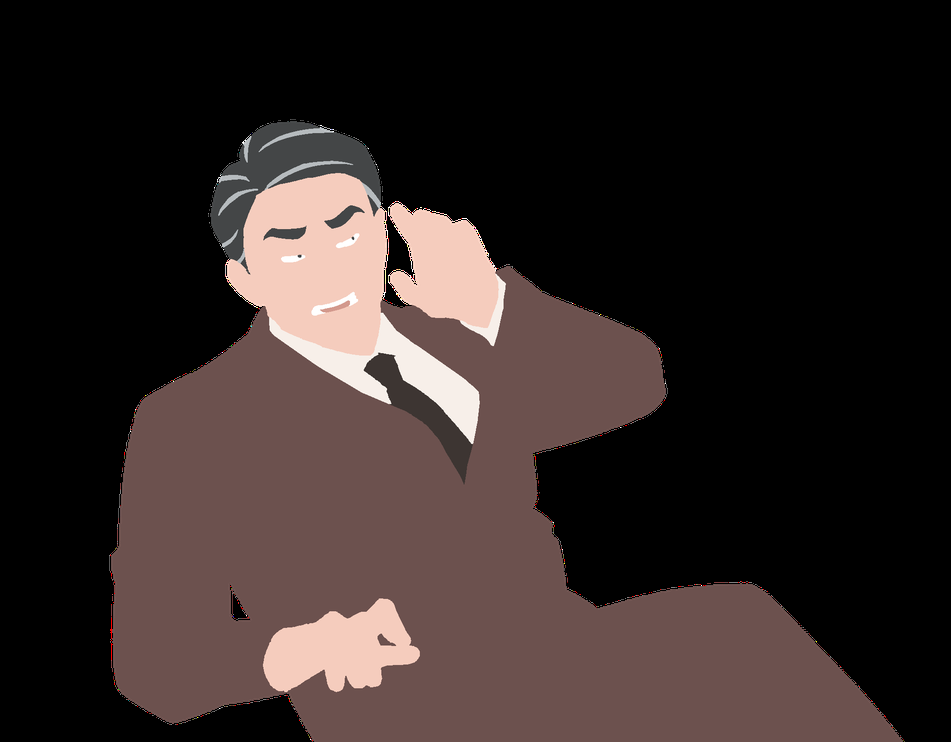
#> input picture InputImages/0004_back_flat.png, 951 x 742 px, shrunk from 2000 x 1561 before the run
$ python RegionConnection.py InputImages InputImages
#> lines starting #> are read from the running program, lines starting #| are printed output that depends on the picture; after the words box and inside, x2 and y2 are one past the last pixel; in counts of white or black regions, pixels touching at a corner belong together
import os
import cv2
import json
import sys
import numpy as np

def get_coordinates(json_data, region_ids):
    coordinates = [region['coordinates'] for region in json_data['regions'] if region['region_id'] in region_ids]
    return coordinates

def create_mask(image, coordinates):
    mask = np.zeros(image.shape[:2], dtype=np.uint8)
    for coordinate in coordinates:
        if len(coordinate) > 0:
            points = np.array(coordinate, dtype=np.int32).reshape(-1, 2)
            cv2.drawContours(mask, [points], -1, 255, cv2.FILLED)
    return mask

def dilate_mask(mask):
    kernel = np.ones((2,2), np.uint8)
    dilated_mask = cv2.dilate(mask, kernel, iterations=1)
    return dilated_mask

def check_mask_intersection(mask1, mask2):
    intersection = cv2.bitwise_and(mask1, mask2)
    return cv2.countNonZero(intersection) > 0 or np.array_equal(intersection, mask2)

def get_region_ids(json_data):
    region_ids = [region['region_id'] for region in json_data['regions']]
    return region_ids

# Check if the correct number of command-line arguments are provided
if len(sys.argv) != 3:
    print("Usage: python RegionConnection <image_folder> <json_folder>")
    sys.exit(1)

# Input image folder and JSON folder
image_folder = sys.argv[1]
json_folder = sys.argv[2]

# Iterate over the image files in the folder
for image_file in os.listdir(image_folder):
    if image_file.endswith('.png'):
        # Construct the paths for the current image and JSON file
        image_path = os.path.join(image_folder, image_file)
        json_file = os.path.join(json_folder, image_file.replace('.png', '.json'))

        # Read the image
        image = cv2.imread(image_path)
#> image is the input picture: shape (742, 951, 3); mean B, G, R 37.3, 39.1, 49.3
        gray = cv2.cvtColor(image, cv2.COLOR_BGR2GRAY)
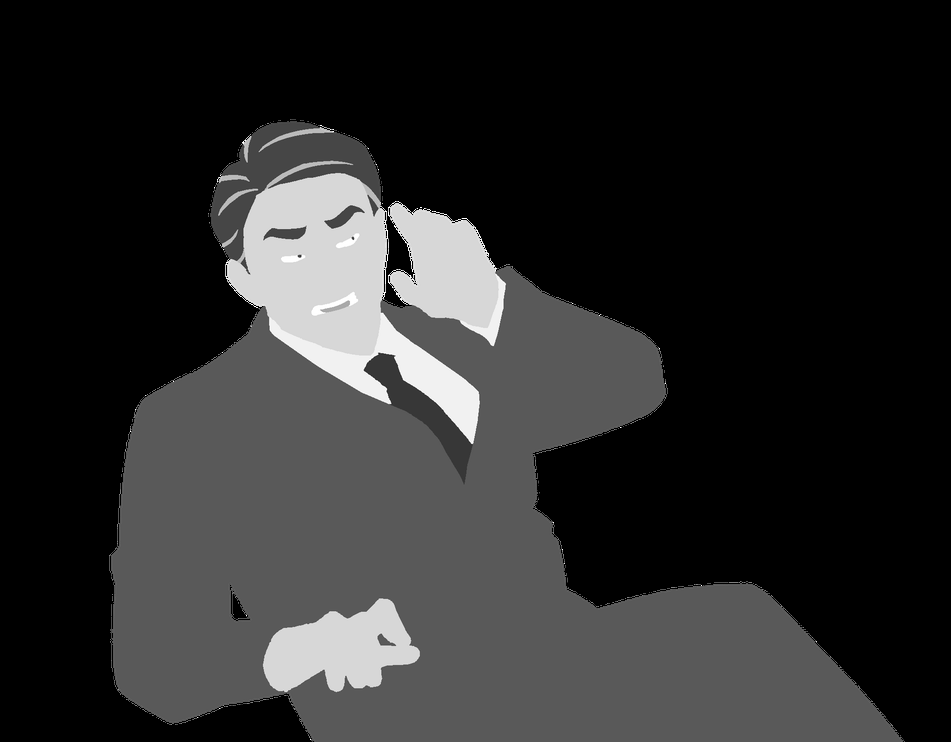
#> gray: shape (742, 951); min 0, max 255, mean 42
        contours, hierarchy = cv2.findContours(gray, cv2.RETR_EXTERNAL, cv2.CHAIN_APPROX_SIMPLE)
#> contours = 49 contours, 48 with area under 20; largest, box (x1, y1, x2, y2) and area: (109, 121, 905, 742) 265488

        # Read the JSON file once and store the data in memory
#> (the run stopped early here; a loop or call above may not have finished)
